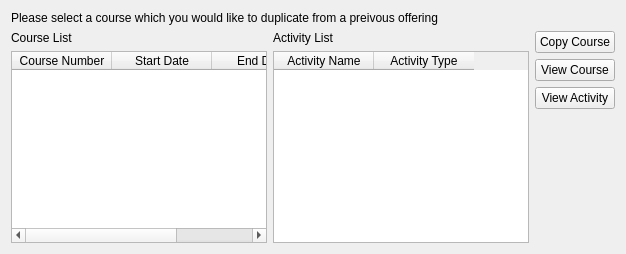
        <widget class="QWidget" name="CopyCourse">
         <layout class="QVBoxLayout" name="verticalLayout_38">
          <item>
           <layout class="QVBoxLayout" name="verticalLayout_37">
            <item>
             <widget class="QLabel" name="label_35">
              <property name="text">
               <string>Please select a course which you would like to duplicate from a preivous offering</string>
              </property>
             </widget>
            </item>
            <item>
             <layout class="QHBoxLayout" name="horizontalLayout_46">
              <item>
               <layout class="QVBoxLayout" name="verticalLayout_35">
                <item>
                 <widget class="QLabel" name="label_32">
                  <property name="text">
                   <string>Course List</string>
                  </property>
                 </widget>
                </item>
                <item>
                 <widget class="QTableWidget" name="tableWidget">
                  <column>
                   <property name="text">
                    <string>Course Number</string>
                   </property>
                  </column>
                  <column>
                   <property name="text">
                    <string>Start Date</string>
                   </property>
                  </column>
                  <column>
                   <property name="text">
                    <string>End Date</string>
                   </property>
                  </column>
                 </widget>
                </item>
               </layout>
              </item>
              <item>
               <layout class="QVBoxLayout" name="verticalLayout_55"/>
              </item>
              <item>
               <layout class="QVBoxLayout" name="verticalLayout_33">
                <item>
                 <widget class="QLabel" name="label_33">
                  <property name="text">
                   <string>Activity List</string>
                  </property>
                 </widget>
                </item>
                <item>
                 <widget class="QTableWidget" name="tableWidget_2">
                  <column>
                   <property name="text">
                    <string>Activity Name</string>
                   </property>
                  </column>
                  <column>
                   <property name="text">
                    <string>Activity Type</string>
                   </property>
                  </column>
                 </widget>
                </item>
               </layout>
              </item>
              <item>
               <layout class="QVBoxLayout" name="verticalLayout_36">
                <item>
                 <widget class="QPushButton" name="CopyCoursebutton">
                  <property name="text">
                   <string>Copy Course</string>
                  </property>
                 </widget>
                </item>
                <item>
                 <widget class="QPushButton" name="pushButton">
                  <property name="text">
                   <string>View Course</string>
                  </property>
                 </widget>
                </item>
                <item>
                 <widget class="QPushButton" name="pushButton_2">
                  <property name="text">
                   <string>View Activity</string>
                  </property>
                 </widget>
                </item>
                <item>
                 <spacer name="verticalSpacer_5">
                  <property name="orientation">
                   <enum>Qt::Vertical</enum>
                  </property>
                  <property name="sizeHint" stdset="0">
                   <size>
                    <width>20</width>
                    <height>40</height>
                   </size>
                  </property>
                 </spacer>
                </item>
               </layout>
              </item>
             </layout>
            </item>
           </layout>
          </item>
         </layout>
        </widget>
